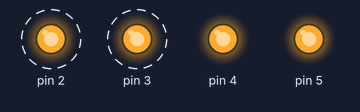
A sketch run on a simulated Arduino Uno, built with avr-gcc and run on an emulated ATmega328P. On the bench: output pins drawn as LEDs (lit = HIGH). Dashed ring = blinking.

Above: at 0.02 s.
Timing chart, 0 to 3.0 s (numbered marks = the images above):
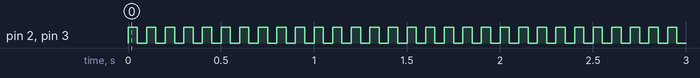

Measured:
- by itself, pin 2, pin 3: alternates HIGH for 0.05 s and LOW for 0.05 s

The sketch:

sketch_nov09a.ino
```cpp
void setup() {
  // put your setup code here, to run once:
  pinMode(2,OUTPUT);
  pinMode(3,OUTPUT);
  pinMode(4,OUTPUT);
  pinMode(5,OUTPUT);
  digitalWrite(4,HIGH);
  digitalWrite(5,HIGH);
}

void loop() {
  // put your main code here, to run repeatedly:

  digitalWrite(2,HIGH);
  digitalWrite(3,HIGH);
  delay(50);
  digitalWrite(2,LOW);
  digitalWrite(3,LOW);
  delay(50);
}
```
